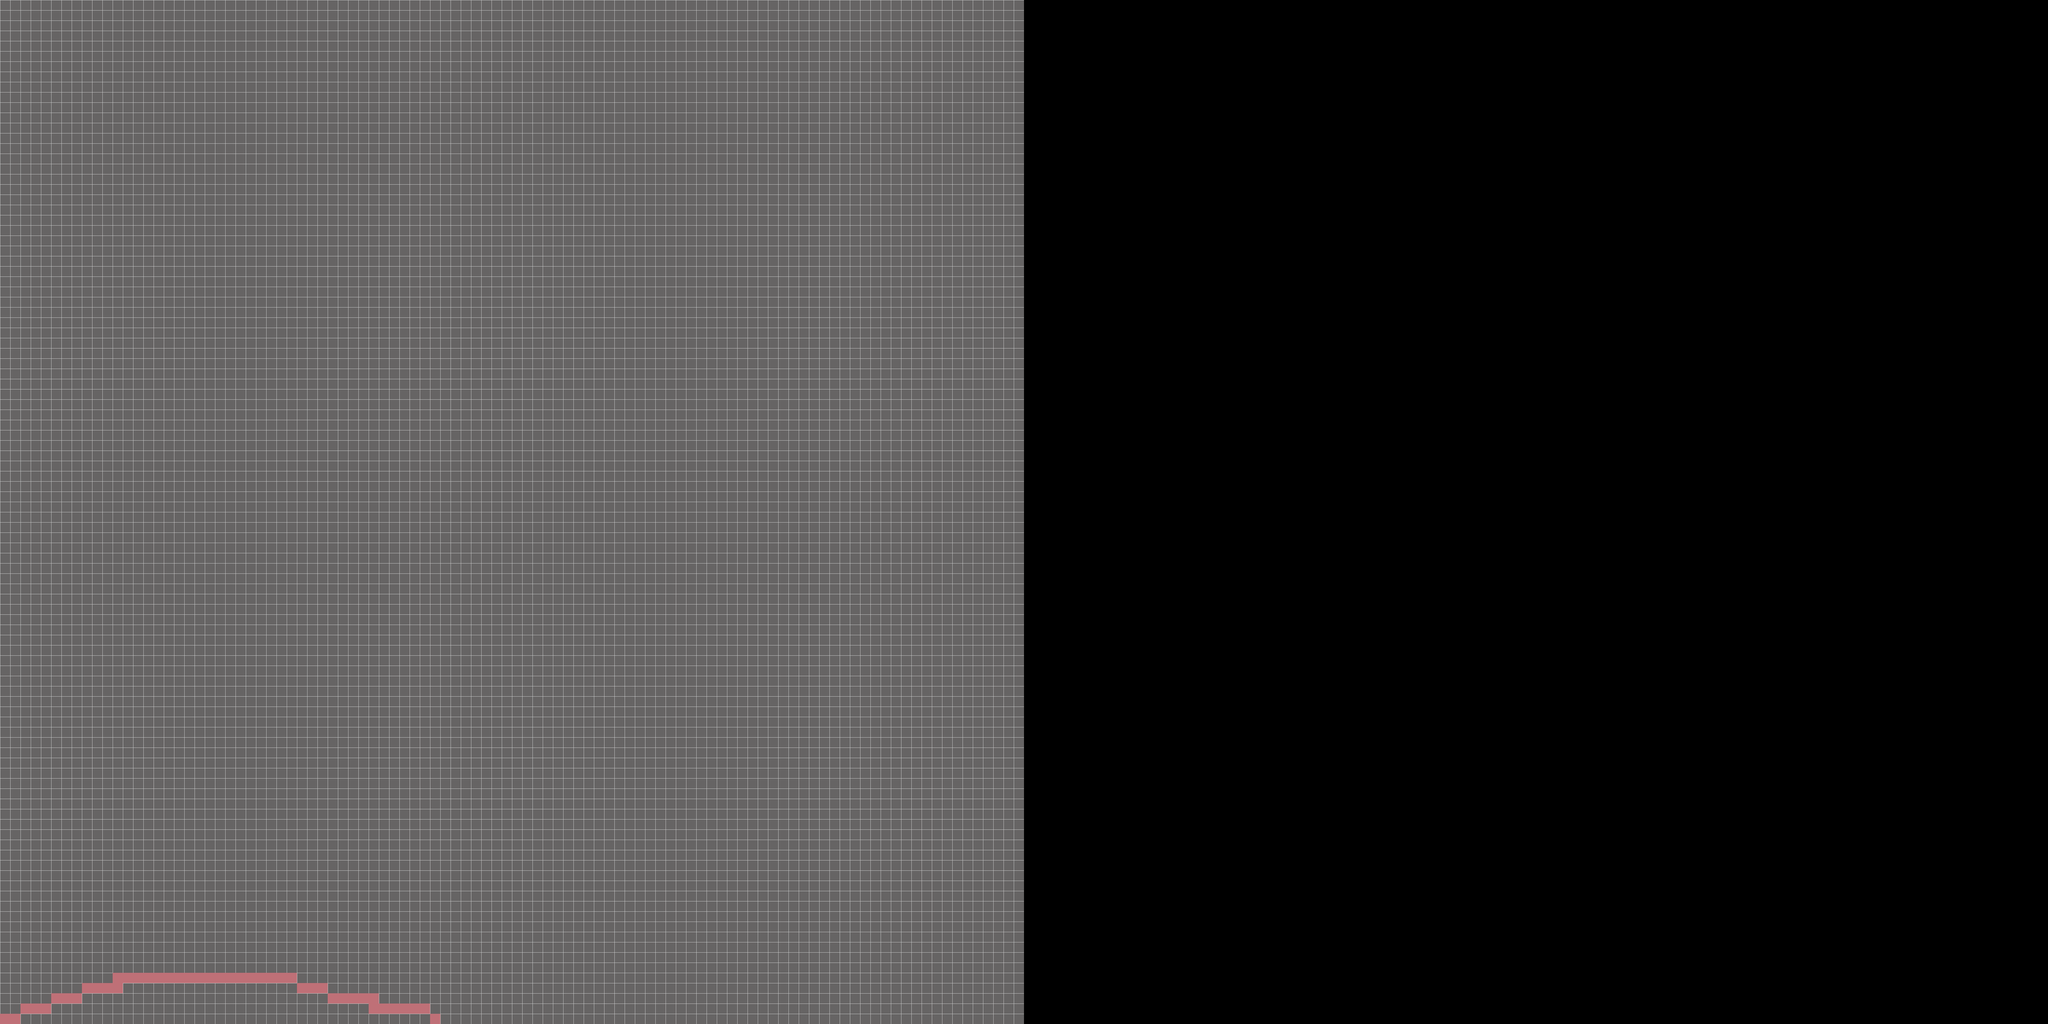

Tiled map render using the project's own tile images. Description and the map definition, with tile-layer contents summarised, below:
An orthogonal 200x100 tile map with 32x32 px tiles, 1 tile layer (Tile Layer 1).

<map version="1.0" orientation="orthogonal" renderorder="left-down" width="200" height="100" tilewidth="32" tileheight="32">
 <tileset firstgid="1" name="map" tilewidth="32" tileheight="32">
  <image source="map.png" width="576" height="992" />
 </tileset>
 <layer name="Tile Layer 1" width="200" height="100">
  <data>[20000 cells, 10000 non-empty, 2 distinct tile ids]</data>
 </layer>
</map>
